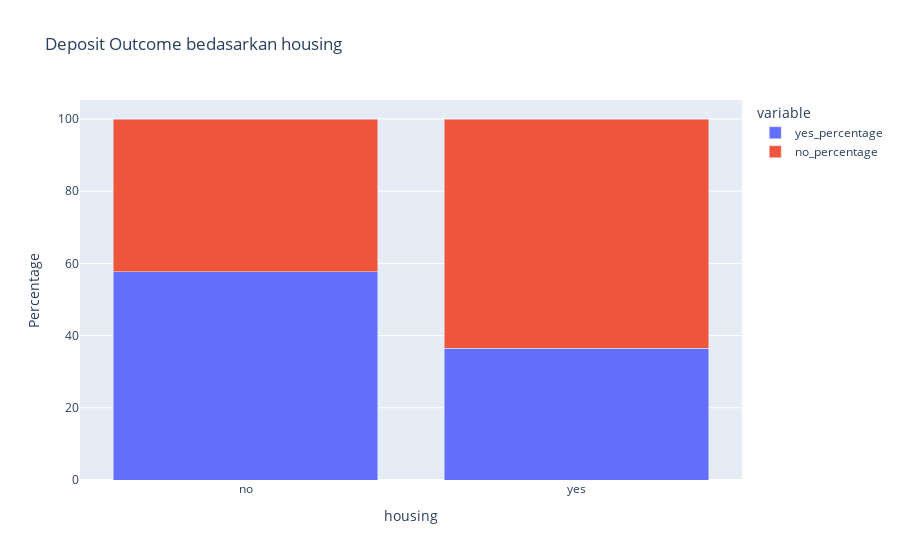

The cell this chart's notebook holds for it:
### Code cell
# Mengelompokkan data bedasarkan housing dan deposit
grouped_data = df.groupby(['housing', 'deposit'])['deposit'].count().unstack()

# Menghitung persentase
grouped_data['total'] = grouped_data.sum(axis=1)
grouped_data['yes_percentage'] = grouped_data['yes'] / grouped_data['total'] * 100
grouped_data['no_percentage'] = grouped_data['no'] / grouped_data['total'] * 100

# Reset the index 
grouped_data = grouped_data.reset_index()

# Membuat stacked bar plot
fig = px.bar(grouped_data, x='housing', y=['yes_percentage', 'no_percentage'],
             title='Deposit Outcome bedasarkan housing', barmode='stack')

# Set y-axis label
fig.update_yaxes(title_text='Percentage')


fig.show()

### Figure 1 — Plotly figure (JSON) as saved in the notebook; plotly's stock layout.template omitted (floating-point values rounded to 4 significant figures)
{"data": [{"alignmentgroup": "True", "hovertemplate": "variable=yes_percentage<br>housing=%{x}<br>value=%{y}<extra></extra>", "legendgroup": "yes_percentage", "marker": {"color": "#636efa", "pattern": {"shape": ""}}, "name": "yes_percentage", "offsetgroup": "yes_percentage", "orientation": "v", "showlegend": true, "textposition": "auto", "type": "bar", "x": ["no", "yes"], "xaxis": "x", "y": [57.71, 36.56], "yaxis": "y"}, {"alignmentgroup": "True", "hovertemplate": "variable=no_percentage<br>housing=%{x}<br>value=%{y}<extra></extra>", "legendgroup": "no_percentage", "marker": {"color": "#EF553B", "pattern": {"shape": ""}}, "name": "no_percentage", "offsetgroup": "no_percentage", "orientation": "v", "showlegend": true, "textposition": "auto", "type": "bar", "x": ["no", "yes"], "xaxis": "x", "y": [42.29, 63.44], "yaxis": "y"}], "layout": {"barmode": "stack", "legend": {"title": {"text": "variable"}, "tracegroupgap": 0}, "title": {"text": "Deposit Outcome bedasarkan housing"}, "xaxis": {"anchor": "y", "domain": [0, 1], "title": {"text": "housing"}}, "yaxis": {"anchor": "x", "domain": [0, 1], "title": {"text": "Percentage"}}}}
